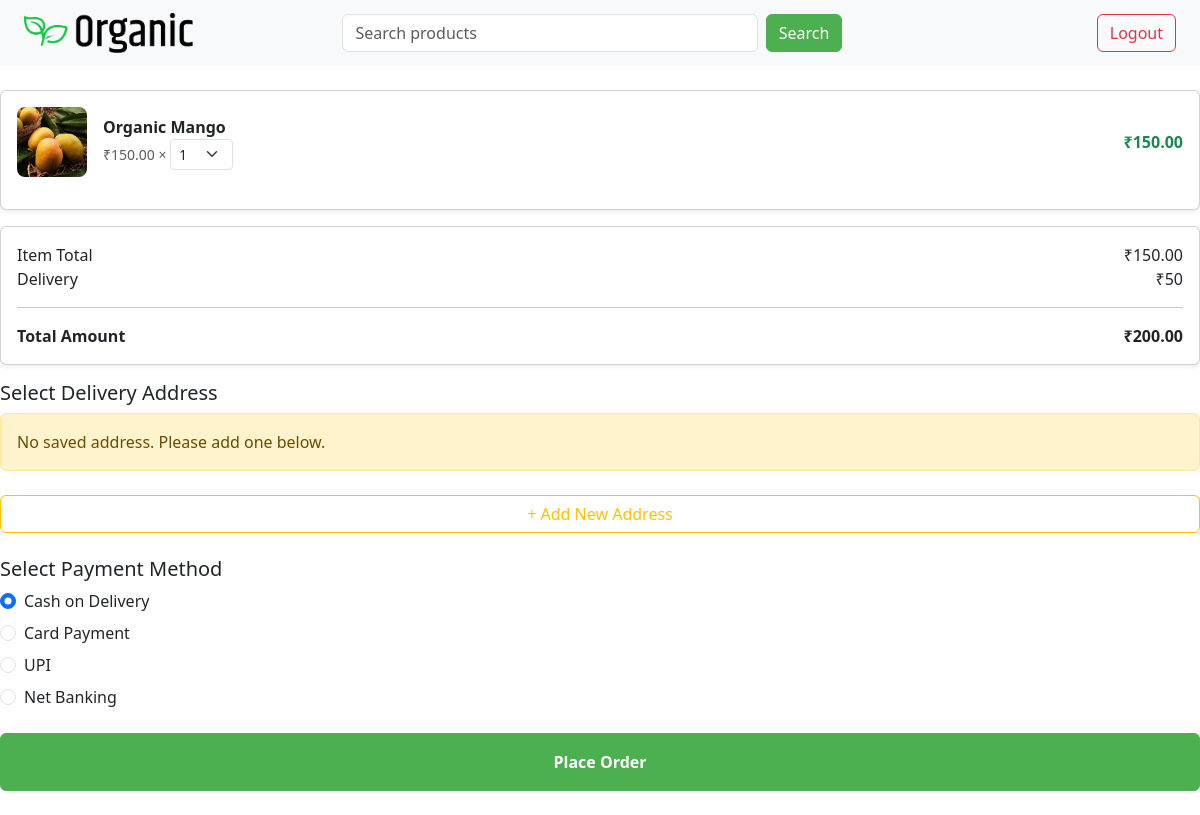
The page /buy-now/1/ (signed in) on the database as committed earlier.
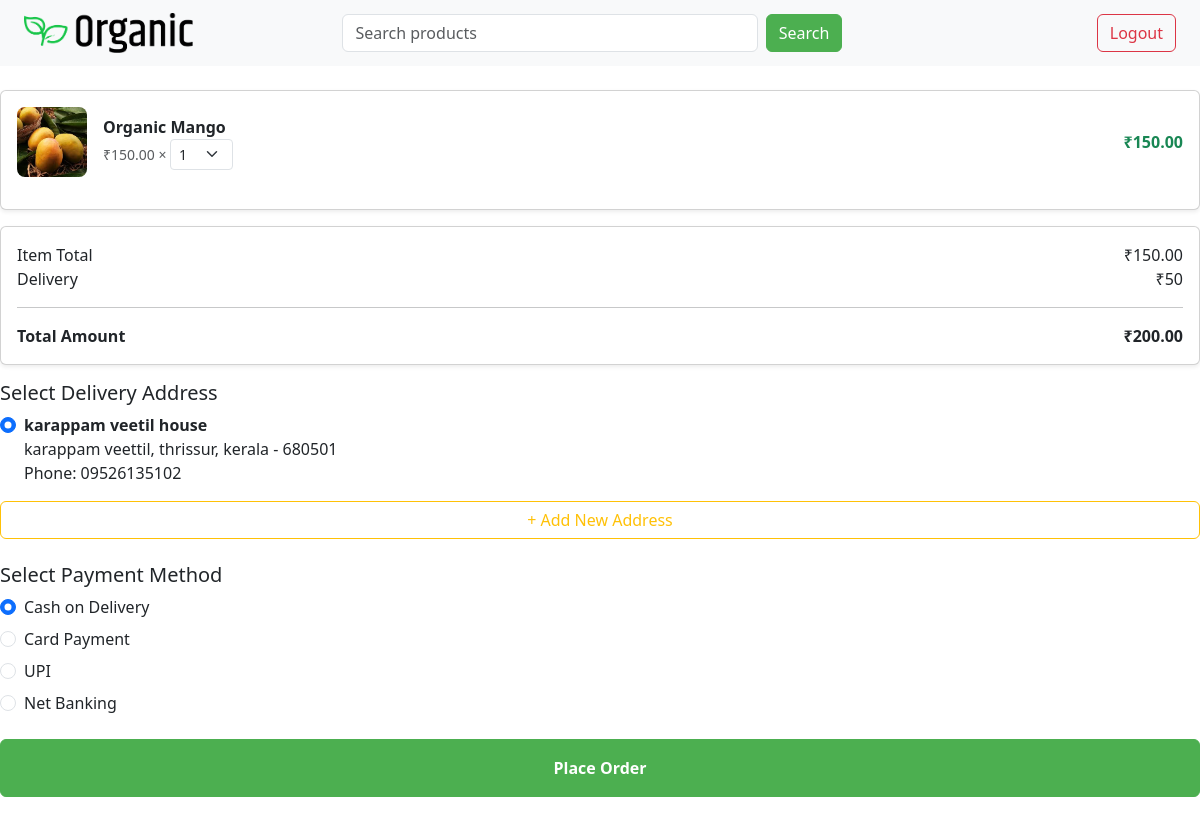
The same page on the database as committed later.
### home/models.py (models this page shows, shortened)
class Product(models.Model):
    UNIT_CHOICES = [
        ('kg', 'Kilogram'),
        ('g', 'Gram'),
        ('l', 'Litre'),
        ('ml', 'Millilitre'),
        ('pcs', 'Pieces'),
        ('bottle', 'Bottle'),
        ('packet', 'Packet'),
    ]
    name = models.CharField(max_length=30)
    price = models.DecimalField(max_digits=8, decimal_places=2)
    details = models.TextField()
    image = models.ImageField(upload_to='products/', null=True, blank=True)
    ctgry = models.ForeignKey('Category', on_delete=models.CASCADE, null=True, blank=True)
    user = models.ForeignKey(User, on_delete=models.CASCADE)  # Seller
    created_at = models.DateTimeField(auto_now_add=True)
    unit = models.CharField(max_length=10, choices=UNIT_CHOICES, default='kg')
    stock = models.PositiveIntegerField(default=0)

class Address(models.Model):
    user = models.ForeignKey(User, on_delete=models.CASCADE)
    full_name = models.CharField(max_length=100)
    phone = models.CharField(max_length=15)
    address_line = models.TextField()
    city = models.CharField(max_length=50)
    state = models.CharField(max_length=50)
    pincode = models.CharField(max_length=10)

### home/views.py (the view)
# urls.py: path('buy-now/<int:product_id>/', buynowfn),
@login_required
def buynowfn(request, product_id):
    product = get_object_or_404(Product, id=product_id)
    if product.user == request.user:
        messages.error(request, "You cannot buy your own product.")
        return redirect(f'/viewproduct/{product_id}/')  # Redirect back to product page
    try:
        qty = int(request.GET.get("qty", 1))
    except (TypeError, ValueError):
        qty = 1
    qty = max(1, min(10, qty))  # Clamp between 1–10
    request.session['buy_now'] = {str(product_id): qty}
    request.session.modified = True
    subtotal = product.price * qty
    delivery = 0 if subtotal >= 500 or subtotal == 0 else 50
    grand_total = subtotal + delivery
    context = {
        "items": [{"product": product, "quantity": qty, "total": subtotal}],
        "total_price": subtotal,
        "delivery": delivery,
        "total": grand_total,
        "addresses": Address.objects.filter(user=request.user),
        "is_buy_now": True,
        "qty_options": list(range(1, 11)),
    }
    return render(request, "checkout.html", context)

### home/templates/checkout.html (shortened to what this page needs)
{% extends 'base.html' %}
{% block content %}
<div class="card mb-3 shadow-sm">
  <div class="card-body">
    {% for item in items %}
      <div class="d-flex align-items-center justify-content-between mb-3">
        <div class="d-flex align-items-center">
          {% if item.product.image %}
            <img src="{{ item.product.image.url }}"
                 style="width:70px;height:70px;object-fit:cover;border-radius:8px;">
          {% endif %}
          <div class="ms-3">
            <div class="fw-semibold">{{ item.product.name }}</div>
            <div class="text-muted small">
              ₹{{ item.product.price }} ×
              {% if is_buy_now %}
                <form method="get" action="/buy-now/{{ item.product.id }}/" class="d-inline">
                  <select name="qty" class="form-select form-select-sm d-inline w-auto"
                          onchange="this.form.submit()">
                    {% for q in qty_options %}
                      <option value="{{ q }}" {% if q == item.quantity %}selected{% endif %}>{{ q }}</option>
                    {% endfor %}
                  </select>
                </form>
              {% else %}
                {{ item.quantity }}
              {% endif %}
            </div>
          </div>
        </div>
        <div class="fw-bold text-success">₹{{ item.total }}</div>
      </div>
    {% endfor %}
  </div>
</div>
<div class="card mb-3 shadow-sm">
  <div class="card-body">
    <div class="d-flex justify-content-between">
      <span>Item Total</span>
      <span>₹{{ total_price }}</span>
    </div>
    <div class="d-flex justify-content-between">
      <span>Delivery</span>
      <span>{% if delivery == 0 %}Free{% else %}₹{{ delivery }}{% endif %}</span>
    </div>
    <hr>
    <div class="d-flex justify-content-between fw-bold">
      <span>Total Amount</span>
      <span>₹{{ total }}</span>
    </div>
  </div>
</div>
<form action="/placeorder/" method="post">
  <h5 class="mb-2">Select Delivery Address</h5>
  {% for address in addresses %}
    <div class="form-check mb-2">
      <input class="form-check-input" type="radio" name="selected_address"
             id="addr{{ address.id }}" value="{{ address.id }}"
             {% if forloop.first %}checked{% endif %}>
      <label class="form-check-label" for="addr{{ address.id }}">
        <strong>{{ address.full_name }}</strong><br>
        {{ address.address_line }}, {{ address.city }}, {{ address.state }} - {{ address.pincode }}<br>
        Phone: {{ address.phone }}
      </label>
    </div>
  {% empty %}
    <div class="alert alert-warning">
      No saved address. Please add one below.
    </div>
  {% endfor %}
  <button type="button" class="btn btn-outline-warning w-100 mt-2"
          data-bs-toggle="modal" data-bs-target="#addAddressModal">
    + Add New Address
  </button>
  <h5 class="mt-4 mb-2">Select Payment Method</h5>
  <div class="form-check mb-2">
    <input class="form-check-input" type="radio" name="payment_method" id="cod" value="cod" checked>
    <label class="form-check-label" for="cod">Cash on Delivery</label>
  </div>
  <div class="form-check mb-2">
    <input class="form-check-input" type="radio" name="payment_method" id="card" value="card">
    <label class="form-check-label" for="card">Card Payment</label>
  </div>
  <div class="form-check mb-2">
    <input class="form-check-input" type="radio" name="payment_method" id="upi" value="upi">
    <label class="form-check-label" for="upi">UPI</label>
  </div>
  <div class="form-check mb-2">
    <input class="form-check-input" type="radio" name="payment_method" id="netbanking" value="netbanking">
    <label class="form-check-label" for="netbanking">Net Banking</label>
  </div>
  <button type="submit" class="btn btn-success w-100 py-3 fw-bold mt-3">
    Place Order
  </button>
</form>
{% endblock %}

Rows that differ between the two databases and show on the page:
added Address: selected_address "☑ karappam veetil house karappam", full_name "karappam veetil house", address_line "karappam veettil", city "thrissur", state "kerala", pincode "680501", phone "09526135102"
Other text that changed with them:
text no longer shown: "No saved address. Please add one below."
